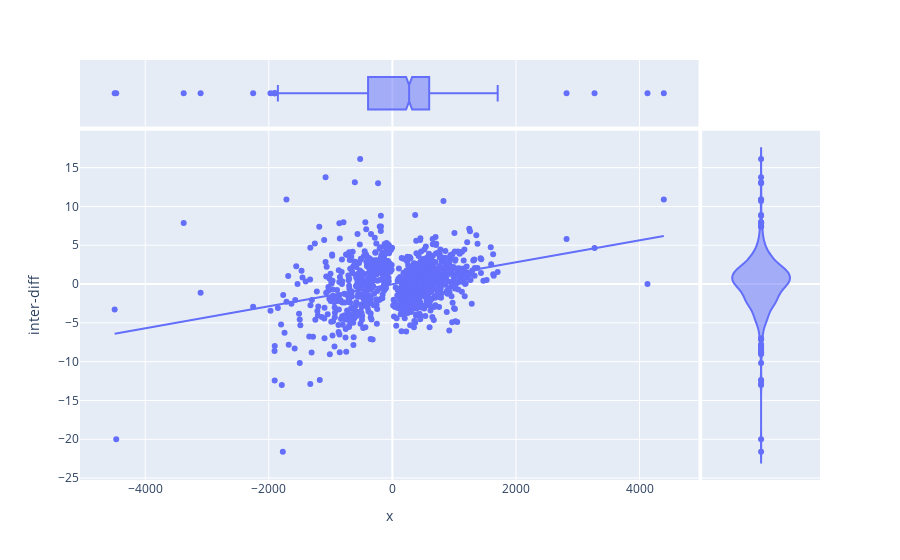

The code cell stored with this chart in its notebook:
### Code cell
diff = period["close"] - period["sar"]

fig = px.scatter(period, x=diff, y="inter-diff", marginal_y="violin",
           marginal_x="box", trendline="ols")
fig.show()

### Figure 1 — Plotly figure (JSON) as saved in the notebook; plotly's stock layout.template omitted (floating-point values rounded to 4 significant figures; data arrays with more than 128 entries replaced by an {"elided": "..."} marker saying what was removed)
{"data": [{"hovertemplate": "x=%{x}<br>inter-diff=%{y}<extra></extra>", "legendgroup": "", "marker": {"color": "#636efa", "symbol": "circle"}, "mode": "markers", "name": "", "showlegend": false, "type": "scatter", "x": {"elided": "989 float values"}, "xaxis": "x", "y": {"elided": "989 float values"}, "yaxis": "y"}, {"alignmentgroup": "True", "hovertemplate": "x=%{x}<extra></extra>", "legendgroup": "", "marker": {"color": "#636efa", "symbol": "circle"}, "name": "", "notched": true, "offsetgroup": "", "showlegend": false, "type": "box", "x": {"elided": "989 float values"}, "xaxis": "x3", "yaxis": "y3"}, {"alignmentgroup": "True", "hovertemplate": "inter-diff=%{y}<extra></extra>", "legendgroup": "", "marker": {"color": "#636efa", "symbol": "circle"}, "name": "", "offsetgroup": "", "scalegroup": "y", "showlegend": false, "type": "violin", "xaxis": "x2", "y": {"elided": "989 float values"}, "yaxis": "y2"}, {"hovertemplate": "<b>OLS trendline</b><br>inter-diff = 0.00141829 * x + -0.026025<br>R<sup>2</sup>=0.112707<br><br>x=%{x}<br>inter-diff=%{y} <b>(trend)</b><extra></extra>", "legendgroup": "", "marker": {"color": "#636efa", "symbol": "circle"}, "mode": "lines", "name": "", "showlegend": false, "type": "scatter", "x": {"elided": "989 float values"}, "xaxis": "x", "y": {"elided": "989 float values"}, "yaxis": "y"}], "layout": {"legend": {"tracegroupgap": 0}, "margin": {"t": 60}, "xaxis": {"anchor": "y", "domain": [0, 0.8358], "title": {"text": "x"}}, "xaxis2": {"anchor": "y2", "domain": [0.8408, 1], "matches": "x2", "showgrid": false, "showline": false, "showticklabels": false, "ticks": ""}, "xaxis3": {"anchor": "y3", "domain": [0, 0.8358], "matches": "x", "showgrid": true, "showticklabels": false}, "xaxis4": {"anchor": "y4", "domain": [0.8408, 1], "matches": "x2", "showgrid": false, "showline": false, "showticklabels": false, "ticks": ""}, "yaxis": {"anchor": "x", "domain": [0, 0.8316], "title": {"text": "inter-diff"}}, "yaxis2": {"anchor": "x2", "domain": [0, 0.8316], "matches": "y", "showgrid": true, "showticklabels": false}, "yaxis3": {"anchor": "x3", "domain": [0.8416, 1], "matches": "y3", "showgrid": false, "showline": false, "showticklabels": false, "ticks": ""}, "yaxis4": {"anchor": "x4", "domain": [0.8416, 1], "matches": "y3", "showgrid": true, "showline": false, "showticklabels": false, "ticks": ""}}}
